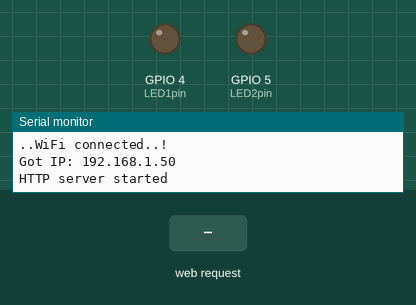
Simulated run of this sketch. Board: ESP32. On the bench: output pins drawn as LEDs (lit = HIGH), the last lines printed to the serial monitor. The test bench sets the inputs (shaded band). WiFi joins after 1.5 s; servers stay silent unless stated.

Above: at 3.3 s.
3.4 s: HTTP request GET /led1on received
At 4.4 s:
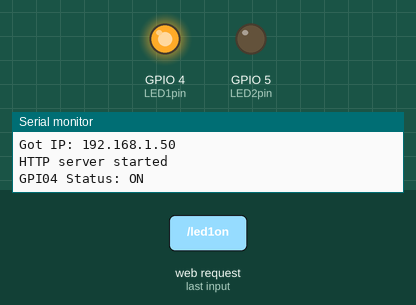
4.9 s: HTTP request GET /led2on received
At 5.6 s:
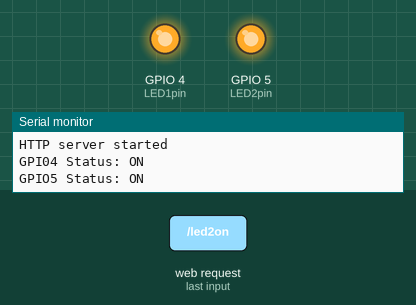
6.4 s: HTTP request GET /led1off received
At 6.7 s:
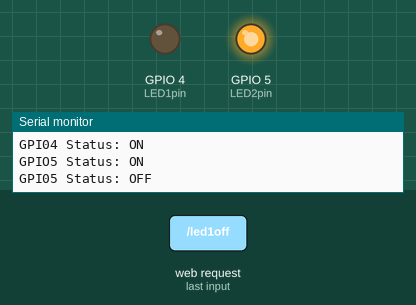
Timing chart, 0 to 9.4 s (numbered marks = the images above; inputs shaded):
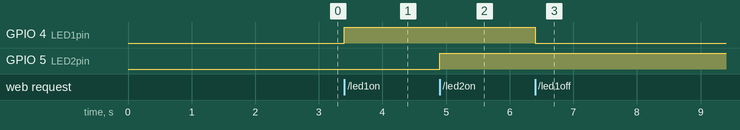

The sketch:

esp32.ino
```cpp
  #include <WiFi.h>
  #include <WebServer.h>

  const char* ssid = "Dinhquang";
  const char* password = "hoiconcac";

  WebServer server(80);

  uint8_t LED1pin = 4;
  bool LED1status = LOW;
  uint8_t LED2pin = 5;
  bool LED2status = LOW;

  void setup() {
    Serial.begin(115200);
    delay(100);

    pinMode(LED1pin, OUTPUT);
    pinMode(LED2pin, OUTPUT);

    Serial.println("Connecting to ");
    Serial.println(ssid);
    WiFi.begin(ssid, password);

    while (WiFi.status() != WL_CONNECTED) {
      delay(1000);
      Serial.print(".");
    }

    Serial.println("WiFi connected..!");
    Serial.print("Got IP: ");
    Serial.println(WiFi.localIP());

    server.on("/", handle_OnConnect);
    server.on("/led1on", handle_led1on);
    server.on("/led1off", handle_led1off);
    server.on("/led2on", handle_led2on);
    server.on("/led2off", handle_led2off);
    server.onNotFound(handle_NotFound);

    server.begin();
    Serial.println("HTTP server started");
  }

  void loop() {
    server.handleClient();

    if (LED1status) digitalWrite(LED1pin, HIGH);
    else digitalWrite(LED1pin, LOW);

    if (LED2status) digitalWrite(LED2pin, HIGH);
    else digitalWrite(LED2pin, LOW);
  }

  void handle_OnConnect() {
    LED1status = LOW;
    LED2status = LOW;

    Serial.println("GPI04 Status: OFF | GP105 Status: OFF");
    server.send(200, "text/html", SendHTML(LED1status, LED2status));
  }

  void handle_led1on() {
    LED1status = HIGH;
    Serial.println("GPI04 Status: ON");
    server.send(200, "text/html", SendHTML(true, LED2status));
  }

  void handle_led1off() {
    LED1status = LOW;
    Serial.println("GPI05 Status: OFF");
    server.send(200, "text/html", SendHTML(false, LED2status));
  }

  void handle_led2on() {
    LED2status = HIGH;
    Serial.println("GPIO5 Status: ON");
    server.send(200, "text/html", SendHTML(LED1status, true));
  }

  void handle_led2off() {
    LED2status = LOW;
    Serial.println("GPIO5 Status: OFF");
    server.send(200, "text/html", SendHTML(LED1status, false));
  }

  void handle_NotFound() {
    server.send(404, "text/plain", "Not found");
  }

  String SendHTML(uint8_t led1stat, uint8_t led2stat) {
    String ptr = "<!DOCTYPE html> <html>\n";
    ptr += "<head> <meta name=\"viewport\" content=\"width=device-width, initial-scale=1.0, user-scalable=no\">\n";
    ptr += "<title>LED Control</title>\n";
    ptr += "<style>html { font-family: Helvetica; display: inline-block; margin: 0px auto; text-align: center;}\n";
    ptr += "body{margin-top: 50px;} h1 {color: #444444;margin: 50px auto 30px;} h3 {color: #444444;margin-bottom: 50px;}\n";
    ptr += " .button {display: block;width: 80px; background-color: #3498db; border: none; color: white; padding: 13px 30px; text-decoration: none; font-size: 25px;margin: 0px auto 35px; cursor: pointer; border-radius: 4px;}\n";
    ptr += ".button-on {background-color: #3498db;}\n";
    ptr += ".button-on:active {background-color: #2980b9;}\n";
    ptr += " .button-off {background-color: #34495e;}\n";
    ptr += " .button-off:active {background-color: #2c3e50;}\n";
    ptr += "p {font-size: 14px; color: #888; margin-bottom: 10px;}\n";
    ptr += "</style>\n";
    ptr += "</head>\n";
    ptr += "<body>\n";
    ptr += "<h1>ESP32 Web Server</h1>\n";
    ptr += "<h3>Using Station (STA) Mode</h3>\n";

    if (led1stat)
      ptr += "<p>LED1 Status: ON</p><a class=\"button button-off\" href=\"/led1off\">OFF</a>\n";
    else
      ptr += "<p>LED1 Status: OFF</p><a class=\"button button-on\" href=\"/led1on\">ON</a>\n";

    if (led2stat)
      ptr += "<p>LED2 Status: ON</p><a class=\"button button-off\" href=\"/led2off\">OFF</a>\n";
    else
      ptr += "<p>LED2 Status: OFF</p><a class=\"button button-on\" href=\"/led2on\">ON</a>\n";

    ptr += "</body>\n";
    ptr += "</html>\n";
    return ptr;
  }
```

Measured:
- after the input at 3.4 s, GPIO 4 (LED1pin): LOW → HIGH at once
- after the input at 4.9 s, GPIO 5 (LED2pin): LOW → HIGH at once
- after the input at 6.4 s, GPIO 4 (LED1pin): HIGH → LOW at once
